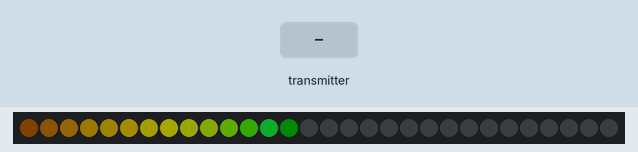
This sketch was run on a simulated Arduino Uno, built with avr-gcc and run on an emulated ATmega328P. On the bench: 30 RGB LEDs in strip order, left to right. The test bench sets the inputs (shaded band). Dim RGB values are drawn brighter than linear; random numbers use the default seed unless the sketch sets one; no radio packets arrive unless stated.

Above: at 1.2 s.
1.3 s: the transmitter starts sending gotWord = 0
At 1.65 s:
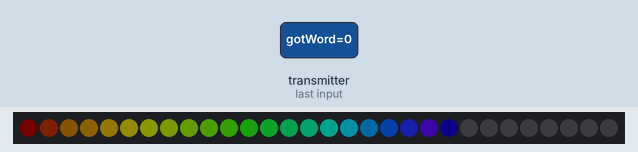
At 2.25 s:
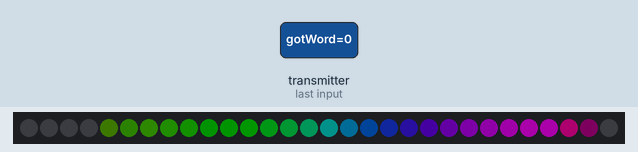
6.6 s: the transmitter starts sending gotWord = 256
At 9.16 s:
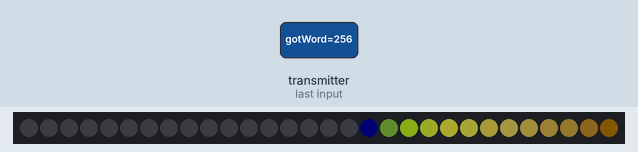

The sketch:

chaser.ino
```cpp
#include <Arduino.h>

#include <SPI.h>
#include <FastLED.h>

#include "sync.h"

#include "printf.h"
FASTLED_USING_NAMESPACE

// Topology

#define NUM_LEDS  30
CRGB leds[NUM_LEDS];

SyncedCycle *sync;
void rainbow();
void setup() {

  Serial.begin(57600);
  printf_begin();

  FastLED.addLeds<WS2812 , 7, GRB>(leds, NUM_LEDS).setCorrection( TypicalLEDStrip );
  FastLED.setBrightness(50);

  sync = new SyncedCycle();

}

void loop(void) {
  sync->tick();
  static unsigned long lastTick = millis();
  if (lastTick + 20 < millis()) {
    lastTick += 20;

    rainbow();
    FastLED.show();
  }
}

// COOLING: How much does the air cool as it rises?
// Less cooling = taller flames.  More cooling = shorter flames.
// Default 55, suggested range 20-100
#define COOLING  70

// SPARKING: What chance (out of 255) is there that a new spark will be lit?
// Higher chance = more roaring fire.  Lower chance = more flickery fire.
// Default 120, suggested range 50-200.
#define SPARKING 60

void fire()
{
  fadeToBlackBy(leds, NUM_LEDS, 20);

  uint16_t now = sync->cycle(255, 0);
  static uint16_t lastAt = now;
  if (now < lastAt) {
    random16_set_seed(0);
  }
  lastAt = now;

  uint8_t hue = sync->cycle(255, 3);
  hue++;
  CRGB darkcolor  = CHSV(hue,255,192); // pure hue, three-quarters brightness
  CRGB lightcolor = CHSV(hue,128,255); // half 'whitened', full brightness
  CRGBPalette16 gPal = CRGBPalette16( CRGB::Black, darkcolor, lightcolor, CRGB::White);

  // Array of temperature readings at each simulation cell
  static byte heat[NUM_LEDS];

  // Step 1.  Cool down every cell a little
    for( int i = 0; i < NUM_LEDS; i++) {
      heat[i] = qsub8( heat[i],  random8(0, ((COOLING * 10) / NUM_LEDS) + 2));
    }

    // Step 2.  Heat from each cell drifts 'up' and diffuses a little
    for( int k= NUM_LEDS - 1; k >= 2; k--) {
      heat[k] = (heat[k - 1] + heat[k - 2] + heat[k - 2] ) / 3;
    }

    // Step 3.  Randomly ignite new 'sparks' of heat near the bottom
    if( random8() < SPARKING ) {
      int y = random8(7);
      heat[y] = qadd8( heat[y], random8(160,255) );
    }

    // Step 4.  Map from heat cells to LED colors
    for( int j = 0; j < NUM_LEDS; j++) {
      // Scale the heat value from 0-255 down to 0-240
      // for best results with color palettes.
      byte colorindex = scale8( heat[j], 240);

      leds[j] = leds[j] + ColorFromPalette( gPal, colorindex);
    }
}

void rainbow()
{
  blur1d(leds, NUM_LEDS, 64);
  fadeToBlackBy(leds, NUM_LEDS, 2);

  uint16_t cycle_center = sync->cycle(NUM_LEDS * 2, 4);
  //uint16_t cycle_center = corrected_cycle %  (NUM_LEDS*2);
  //printf("corrected_cycle: %0.4x, cycle_center: %d\n", corrected_cycle, cycle_center);
  if(cycle_center >= NUM_LEDS) {
    cycle_center = NUM_LEDS - (cycle_center % (NUM_LEDS)) - 1;
  }

  CRGB color;
  fill_rainbow(&color, 1,  sync->cycle(256, 5), 12);
  leds[cycle_center] = leds[cycle_center] + color;
}
```

sync.cpp
```cpp
#include "sync.h"

const uint64_t v1_pipe = 0xABCDABCD71LL;
const uint64_t v2_pipe = 873070516048LL;

SyncedCycle::SyncedCycle() : radio(9,10), delta(0), offset(0) {
  radio.begin();
  radio.setRetries(0, 0);                 // Smallest time between retries, max no. of retries
  radio.setPayloadSize(2);                // Here we are sending 1-byte payloads to test the call-response speed
  radio.openReadingPipe(1, v2_pipe);
  radio.startListening();                 // Start listening
  radio.printDetails();                   // Dump the configuration of the rf unit for debugging
}

void SyncedCycle::tick() {
  //printf("tick\n");
  static unsigned long lastSent = millis();
  static unsigned long frames = 0;
  frames++;
  if (lastSent + 1000 < millis()) {
    lastSent += 1000;
    //printf("frames: %d\n", frames);
    frames = 0;
    //radio.printDetails();

    uint16_t toSend = synced_time();

    radio.stopListening();

    radio.openWritingPipe(v1_pipe);
    radio.setAutoAck(true);
    if (!radio.write( &toSend, 2 )) {
      //Serial.println(F("failed v1."));
    }

    radio.openWritingPipe(v2_pipe);
    radio.setAutoAck(false);
    if (!radio.write( &toSend, 2 )) {
      Serial.println(F("failed v2."));
    }

    radio.startListening();
  }

  static unsigned long lastTick = millis();
  if (lastTick + 20 < millis()) {
    lastTick += 20;
    int16_t correction = constrain((int16_t)delta / 2, (int16_t) - 5, (int16_t)5);

    //printf("At: 0x%0.4x, delta: %d, offset: %d\n", synced_time(), delta, offset);
    offset += correction;
    delta -= correction;
  }

  if ( radio.available()) {
    uint16_t gotWord;                                       // Dump the payloads until we've gotten everything
    radio.read( &gotWord , 2 );

    delta =  gotWord - synced_time();
    //printf("At: 0x%0.4x, received: 0x%0.4x, delta: %d\n", synced_time(), gotWord, delta);

  }
}

uint16_t SyncedCycle::synced_time() {
  uint16_t cycle_size = 0xFFFF;
  uint32_t mic = micros();
  uint16_t loc = cycle_size & (mic >> 10);
  uint16_t cyc = loc + offset;
  return cyc;
}

uint16_t SyncedCycle::cycle(uint16_t max, uint16_t rate) {
  uint16_t rate_mask = 0xFFFF >> rate;
  float corrected_cycle = synced_time() % rate_mask;
  corrected_cycle = corrected_cycle / rate_mask;

  return (uint16_t)(corrected_cycle * max) ;
}
```

sync.h
```cpp
#ifndef __SYNC_H__
#define __SYNC_H__

#include <nRF24L01.h>
#include <RF24.h>

class SyncedCycle {

public:
  SyncedCycle();
  void tick();

  uint16_t cycle(uint16_t max, uint16_t rate);

private:
  uint16_t synced_time();

  int16_t  delta;
  uint16_t offset;
  RF24 radio;

};

#endif __SYNC_H__
```
